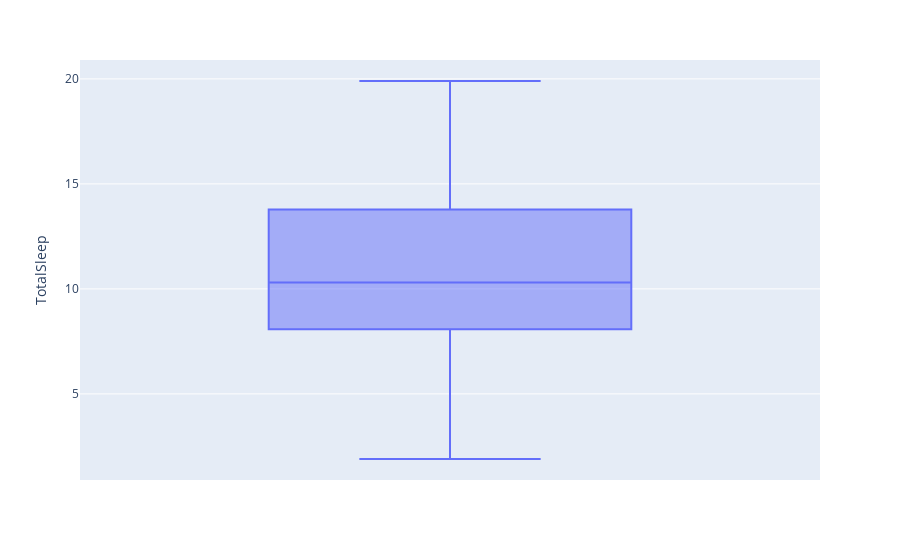

Write notebook code for a chart like this one.
### Markdown cell above
Number of hours of sleep of each mammal per day. This is one of the two attributes we would like to build a model for.

### Code cell
# Lets overlook the TotalSleep variable
px.box(df, orientation = "v", y = "TotalSleep")

### Figure 1 — Plotly figure (JSON) as saved in the notebook; plotly's stock layout.template omitted (floating-point values rounded to 4 significant figures)
{"data": [{"alignmentgroup": "True", "hovertemplate": "TotalSleep=%{y}<extra></extra>", "legendgroup": "", "marker": {"color": "#636efa"}, "name": "", "notched": false, "offsetgroup": "", "orientation": "v", "showlegend": false, "type": "box", "x0": " ", "xaxis": "x", "y": [3.3, 8.3, 8.7, 12.5, 16.6, 3.9, 9.4, 19.7, 5.2, 4.4, 3.5, 12.1, 9.7, 12.5, 5.6, 11.3, 4, 11.5, 7.7, 10.3, 10.1, 12.5, 3.1, 15.8, 8.4, 10.1, 9.8, 6.3, 18.1, 1.9, 5.3, 14.3, 15.9, 12, 6.3, 6.2, 13, 14.9, 9.4, 2.9, 12.5, 8, 10.4, 13, 9.1, 13.5, 19.9, 17.4, 10.1, 10.6, 14.2, 9.5, 14.4, 12.8, 18, 8.7, 14.5, 17, 10.9, 13.7, 9.1, 2.7, 11.1, 11, 8.4, 12.5, 9.8, 5.4, 3, 14.6, 3.8, 8.6, 11, 9.6, 10.3, 15.6, 19.4, 13.8, 14.4, 15.8, 5.3, 8.9, 10, 7, 12.8, 19.4, 14.9], "y0": " ", "yaxis": "y"}], "layout": {"autosize": true, "boxmode": "group", "legend": {"tracegroupgap": 0}, "margin": {"t": 60}, "xaxis": {"anchor": "y", "autorange": true, "domain": [0, 1], "range": [-0.5, 0.5], "type": "category"}, "yaxis": {"anchor": "x", "autorange": true, "domain": [0, 1], "range": [0.9, 20.9], "title": {"text": "TotalSleep"}, "type": "linear"}}}
